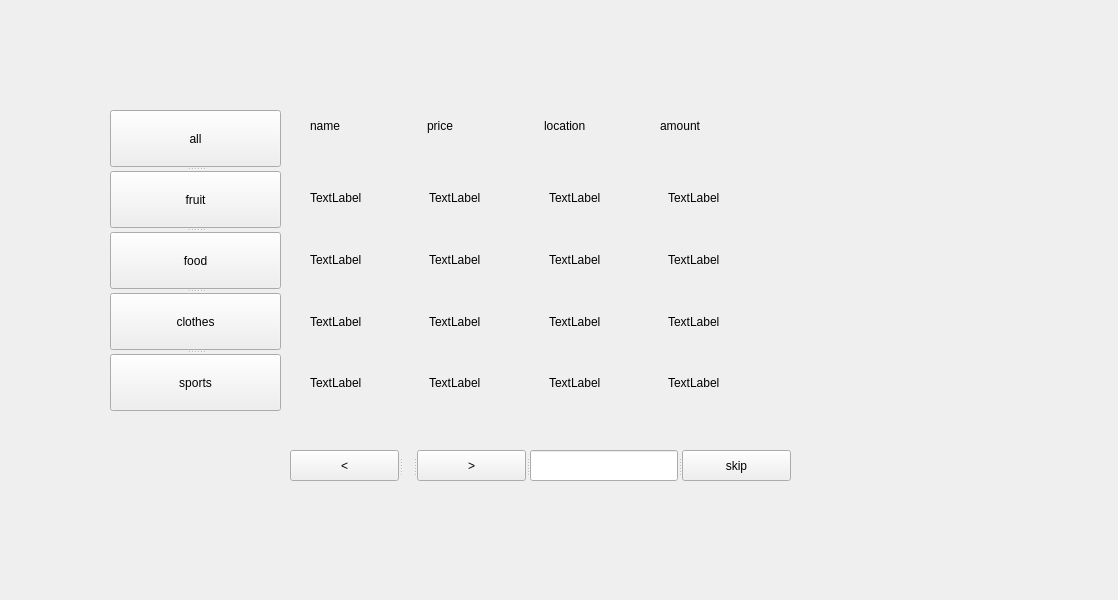
<?xml version="1.0" encoding="UTF-8"?>
<ui version="4.0">
 <class>customersearch</class>
 <widget class="QWidget" name="customersearch">
  <property name="geometry">
   <rect>
    <x>0</x>
    <y>0</y>
    <width>1118</width>
    <height>600</height>
   </rect>
  </property>
  <property name="windowTitle">
   <string>Form</string>
  </property>
  <widget class="QSplitter" name="splitter">
   <property name="geometry">
    <rect>
     <x>110</x>
     <y>110</y>
     <width>171</width>
     <height>301</height>
    </rect>
   </property>
   <property name="orientation">
    <enum>Qt::Vertical</enum>
   </property>
   <widget class="QPushButton" name="pushButton">
    <property name="text">
     <string>all</string>
    </property>
   </widget>
   <widget class="QPushButton" name="pushButton_2">
    <property name="text">
     <string>fruit</string>
    </property>
   </widget>
   <widget class="QPushButton" name="pushButton_3">
    <property name="text">
     <string>food</string>
    </property>
   </widget>
   <widget class="QPushButton" name="pushButton_4">
    <property name="text">
     <string>clothes</string>
    </property>
   </widget>
   <widget class="QPushButton" name="pushButton_5">
    <property name="text">
     <string>sports</string>
    </property>
   </widget>
  </widget>
  <widget class="QWidget" name="">
   <property name="geometry">
    <rect>
     <x>310</x>
     <y>100</y>
     <width>461</width>
     <height>51</height>
    </rect>
   </property>
   <layout class="QHBoxLayout" name="horizontalLayout">
    <item>
     <widget class="QLabel" name="label">
      <property name="text">
       <string>name</string>
      </property>
     </widget>
    </item>
    <item>
     <widget class="QLabel" name="label_2">
      <property name="text">
       <string>price</string>
      </property>
     </widget>
    </item>
    <item>
     <widget class="QLabel" name="label_3">
      <property name="text">
       <string>location</string>
      </property>
     </widget>
    </item>
    <item>
     <widget class="QLabel" name="label_4">
      <property name="text">
       <string>amount</string>
      </property>
     </widget>
    </item>
   </layout>
  </widget>
  <widget class="QWidget" name="">
   <property name="geometry">
    <rect>
     <x>310</x>
     <y>170</y>
     <width>471</width>
     <height>241</height>
    </rect>
   </property>
   <layout class="QVBoxLayout" name="verticalLayout">
    <item>
     <layout class="QHBoxLayout" name="horizontalLayout_2">
      <item>
       <widget class="QLabel" name="l11">
        <property name="text">
         <string>TextLabel</string>
        </property>
       </widget>
      </item>
      <item>
       <widget class="QLabel" name="l12">
        <property name="text">
         <string>TextLabel</string>
        </property>
       </widget>
      </item>
      <item>
       <widget class="QLabel" name="l13">
        <property name="text">
         <string>TextLabel</string>
        </property>
       </widget>
      </item>
      <item>
       <widget class="QLabel" name="l14">
        <property name="text">
         <string>TextLabel</string>
        </property>
       </widget>
      </item>
     </layout>
    </item>
    <item>
     <layout class="QHBoxLayout" name="horizontalLayout_3">
      <item>
       <widget class="QLabel" name="l21">
        <property name="text">
         <string>TextLabel</string>
        </property>
       </widget>
      </item>
      <item>
       <widget class="QLabel" name="l22">
        <property name="text">
         <string>TextLabel</string>
        </property>
       </widget>
      </item>
      <item>
       <widget class="QLabel" name="l23">
        <property name="text">
         <string>TextLabel</string>
        </property>
       </widget>
      </item>
      <item>
       <widget class="QLabel" name="l24">
        <property name="text">
         <string>TextLabel</string>
        </property>
       </widget>
      </item>
     </layout>
    </item>
    <item>
     <layout class="QHBoxLayout" name="horizontalLayout_4">
      <item>
       <widget class="QLabel" name="l31">
        <property name="text">
         <string>TextLabel</string>
        </property>
       </widget>
      </item>
      <item>
       <widget class="QLabel" name="l32">
        <property name="text">
         <string>TextLabel</string>
        </property>
       </widget>
      </item>
      <item>
       <widget class="QLabel" name="l33">
        <property name="text">
         <string>TextLabel</string>
        </property>
       </widget>
      </item>
      <item>
       <widget class="QLabel" name="l34">
        <property name="text">
         <string>TextLabel</string>
        </property>
       </widget>
      </item>
     </layout>
    </item>
    <item>
     <layout class="QHBoxLayout" name="horizontalLayout_5">
      <item>
       <widget class="QLabel" name="l41">
        <property name="text">
         <string>TextLabel</string>
        </property>
       </widget>
      </item>
      <item>
       <widget class="QLabel" name="l42">
        <property name="text">
         <string>TextLabel</string>
        </property>
       </widget>
      </item>
      <item>
       <widget class="QLabel" name="l43">
        <property name="text">
         <string>TextLabel</string>
        </property>
       </widget>
      </item>
      <item>
       <widget class="QLabel" name="l44">
        <property name="text">
         <string>TextLabel</string>
        </property>
       </widget>
      </item>
     </layout>
    </item>
   </layout>
  </widget>
  <widget class="QSplitter" name="splitter_2">
   <property name="geometry">
    <rect>
     <x>290</x>
     <y>450</y>
     <width>501</width>
     <height>31</height>
    </rect>
   </property>
   <property name="orientation">
    <enum>Qt::Horizontal</enum>
   </property>
   <widget class="QPushButton" name="pushButton_6">
    <property name="text">
     <string>&lt;</string>
    </property>
   </widget>
   <widget class="QLabel" name="currnum">
    <property name="text">
     <string/>
    </property>
   </widget>
   <widget class="QPushButton" name="pushButton_7">
    <property name="text">
     <string>&gt;</string>
    </property>
   </widget>
   <widget class="QLineEdit" name="lineEdit"/>
   <widget class="QPushButton" name="pushButton_8">
    <property name="text">
     <string>skip</string>
    </property>
   </widget>
  </widget>
  <zorder>pushButton</zorder>
  <zorder>pushButton_2</zorder>
  <zorder>pushButton_3</zorder>
  <zorder>pushButton_4</zorder>
  <zorder>pushButton_5</zorder>
  <zorder>label</zorder>
  <zorder>label_2</zorder>
  <zorder>label_3</zorder>
  <zorder>label_4</zorder>
  <zorder>label</zorder>
  <zorder>l11</zorder>
  <zorder>l12</zorder>
  <zorder>l13</zorder>
  <zorder>l14</zorder>
  <zorder>layoutWidget</zorder>
  <zorder>layoutWidget_2</zorder>
  <zorder>layoutWidget_3</zorder>
  <zorder>pushButton_6</zorder>
  <zorder>pushButton_7</zorder>
  <zorder>lineEdit</zorder>
  <zorder>layoutWidget_4</zorder>
  <zorder>pushButton_6</zorder>
  <zorder>pushButton_7</zorder>
  <zorder>lineEdit</zorder>
  <zorder>pushButton_8</zorder>
  <zorder>currnum</zorder>
 </widget>
 <resources/>
 <connections/>
</ui>
